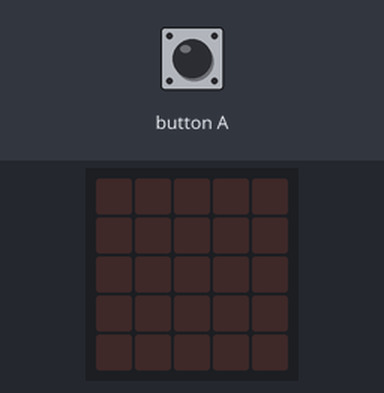
The program below on a simulated BBC micro:bit (MakeCode). Parts: the board's 5×5 LED display. The test bench sets the inputs (shaded band). Random numbers come from a fixed seed.

Above: at 1.2 s.
1.3 s: button A pressed for 0.15 s
At 2.5 s:
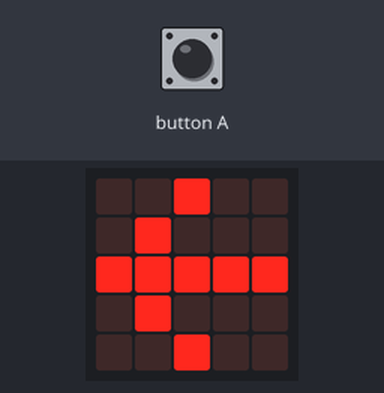
2.9 s: button A pressed for 0.15 s
At 3.7 s:
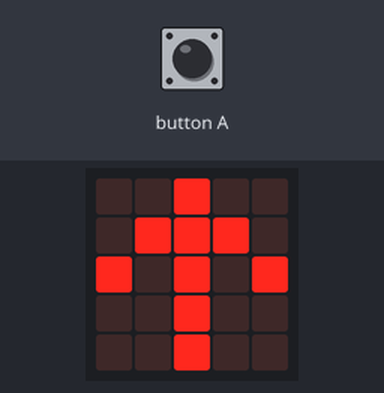
4.5 s: button A pressed for 0.15 s
At 5.0 s:
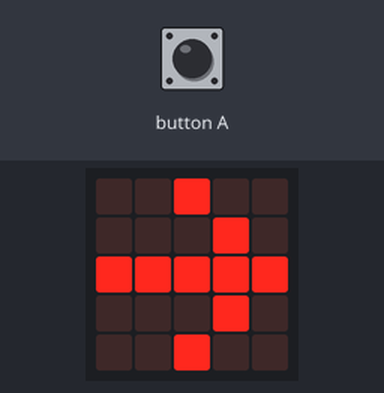
6.1 s: button A pressed 2 times (0.12 s each, 0.3 s apart)
At 7.9 s:
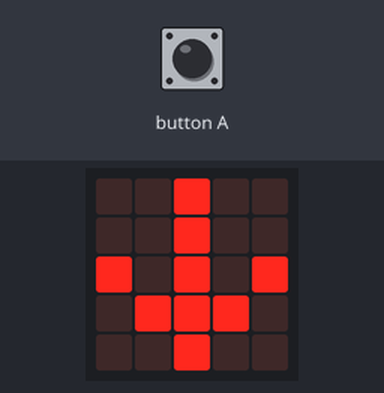
Timing chart, 0 to 9.3 s (numbered marks = the images above; inputs shaded):
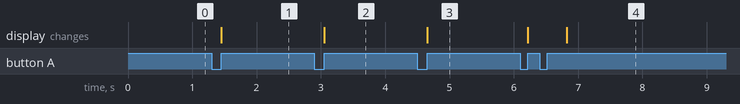

The program:

main.ts
```typescript
let Numero = 0
input.onButtonPressed(Button.A, function () {
    Numero = randint(1, 4)
    if (Numero == 1) {
        basic.showArrow(ArrowNames.North)
    }
    if (Numero == 2) {
        basic.showArrow(ArrowNames.West)
    }
    if (Numero == 3) {
        basic.showArrow(ArrowNames.East)
    }
    if (Numero == 4) {
        basic.showArrow(ArrowNames.South)
    }
})
```

test.ts
```typescript
// aquí va el archivo "tests"; esto no se compilará cuando este paquete se utilice como una extensión.
```

Measured:
- after the input at 1.3 s, the display: changes after 0.15 s (image 1)
- after the input at 2.9 s, the display: changes after 0.15 s (image 2)
- after the input at 4.5 s, the display: changes after 0.15 s (image 3)
- after the input at 6.1 s, the display: first changes after 0.12 s (image 4 shows a later state)
